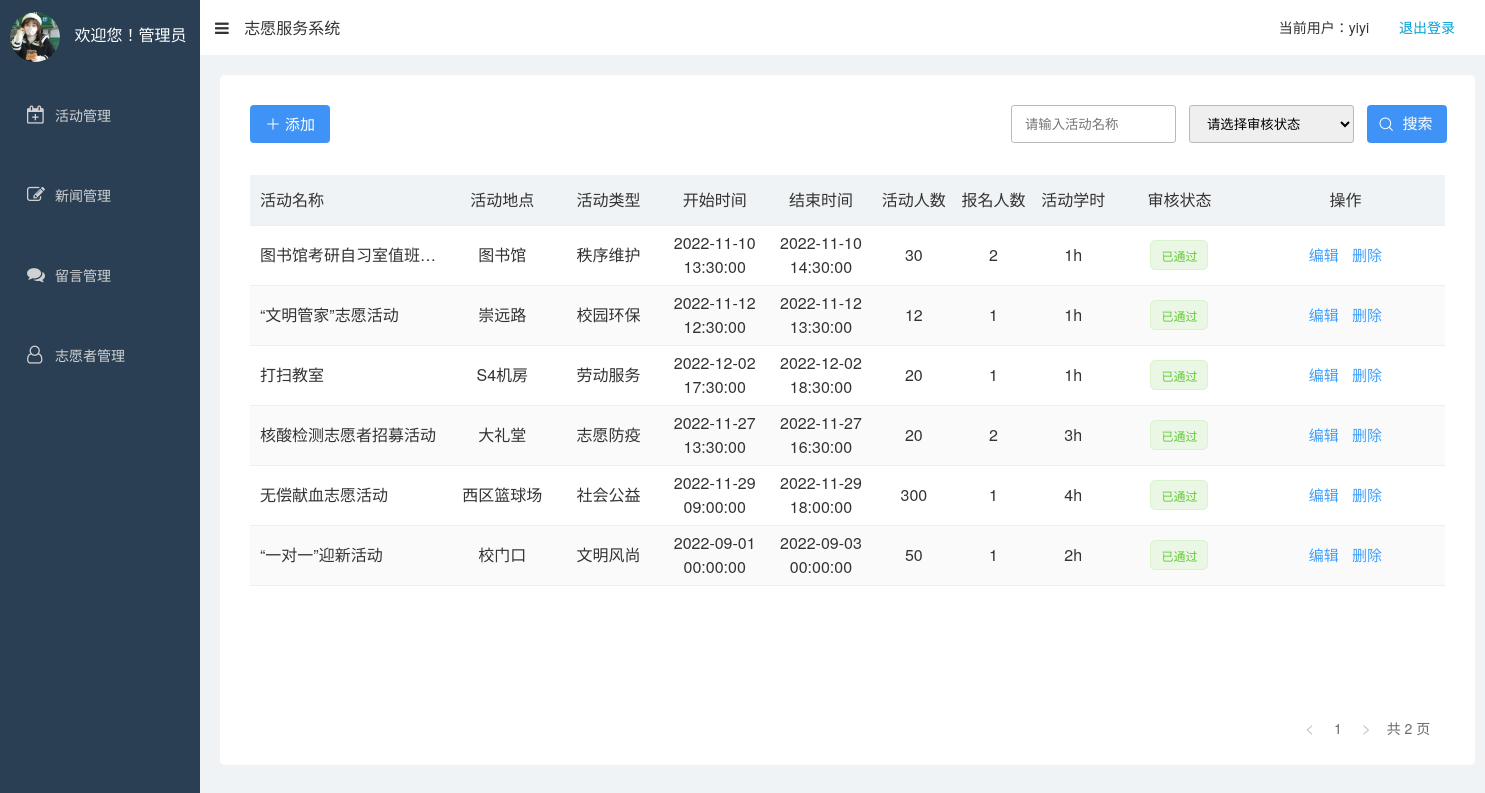
Screenshot of /admin/act/act.php (signed in) with the database file from the repository.
### tables this page shows
CREATE TABLE `act_info` (
  `act_id` int(10) UNSIGNED NOT NULL,
  `act_name` varchar(50) NOT NULL,
  `place` varchar(20) NOT NULL,
  `type` varchar(10) NOT NULL,
  `description` text NOT NULL,
  `begin_time` datetime NOT NULL,
  `end_time` datetime NOT NULL,
  `count` int(10) NOT NULL,
  `sign` int(10) DEFAULT '0',
  `reward` varchar(10) NOT NULL,
  `state` enum('待审核','已通过') NOT NULL DEFAULT '待审核'
);

### admin/public_function.php (called while the page is built, shortened)
<?php
global $link;
function query($sql)
{
    global $link;
    if ($result = mysqli_query($link, $sql)) {
        return $result;
    } else {
        echo 'sql语句执行失败<br>';
        echo '错误的sql语句' . $sql;
        printf("Error: %s\n", mysqli_error($link));
        die;
    }
}
function fetchAll($sql)
{
    $res = query($sql);
    $rows = array();
    while ($row = mysqli_fetch_assoc($res)) {
        $rows[] = $row;
    }
    return $rows;
}

### admin/act/act_html.php (the view, shortened to what this page needs)
<!DOCTYPE html>
<html lang="en">
<head>
    <link rel="stylesheet" type="text/css" href="../../css/base.css">
    <link rel="stylesheet" type="text/css" href="../../css/admin_common.css">
    <link rel="stylesheet" href="https://cdn.staticfile.org/font-awesome/4.7.0/css/font-awesome.css">
    <link rel="stylesheet" href="../../iconfont/iconfont.css">
</head>
<body>
    <div class="aside clearfix">
        <div class="welcom">
            <img src="../../images/yiyi.jpg" alt="">
            <span>欢迎您！管理员</span>
        </div>
        <div class="nav">
            <ul>
                <li>
                    <a href="./act.php">
                        <i class="fa fa-calendar-plus-o" aria-hidden="true"></i>
                        <span>活动管理</span>
                    </a>
                </li>
                <li>
                    <a href="../news/news.php">
                        <i class="fa fa-pencil-square-o" aria-hidden="true"></i>
                        <span>新闻管理</span>
                    </a>
                </li>
                <li>
                    <a href="../message/message.php">
                        <i class="fa fa-comments" aria-hidden="true"></i>
                        <span>留言管理</span>
                    </a>
                </li>
                <li>
                    <a href="../volunteer/volunteer.php">
                        <i class="fa fa-user-o" aria-hidden="true"></i>
                        <span>志愿者管理</span>
                    </a>
                </li>
            </ul>
        </div>
    </div>
    <div class="content">
        <div class="header clearfix">
            <i class="fa fa-bars" aria-hidden="true"></i>
            <a href="">志愿服务系统</a>
            <a href="../quitLogin.php" class="quit">退出登录</a>
            <span class="admin">当前用户：<em><?php echo $adminname ?></em> </span>
        </div>
        <div class="bag clearfix">
            <div class="main_bag">
                <div class="top">
                    <form action="./act.php" method="POST" onsubmit="return check(this)">
                        <a href="./act_add.php"><i class="iconfont icon-add"></i> 添加</a>
                        <input type=" text" class="search_name" name="keyword" placeholder="请输入活动名称">
                        <select id="color" class="search_state" name="state">
                            <option id="select_value" value="" selected disabled hidden>请选择审核状态</option>
                        </select>
                        <i class="iconfont icon-search"></i>
                        <input type="submit" class="search" name="submit" value="搜索">
                    </form>
                </div>
                <div class="act">
                    <table>
                        <thead>
                            <tr>
                                <th>活动名称</th>
                                <th>活动地点</th>
                                <th>活动类型</th>
                                <th>开始时间</th>
                                <th>结束时间</th>
                                <th>活动人数</th>
                                <th>报名人数</th>
                                <th>活动学时</th>
                                <th>审核状态</th>
                                <th>操作</th>
                            </tr>
                        </thead>
                        <colgroup>
                            <col width="15%">
                            <col width="8%" span="4">
                            <col width="6%" span="3">
                            <col width="10%">
                            <col width="15%">
                        </colgroup>
                        <tbody>
                            <?php if (!empty($act_info)) : ?>
                                <?php foreach ($act_info as $row) : ?>
                                    <tr>
                                        <td title="<?php echo $row['act_name'] ?>">
                                            <?php echo $row['act_name'] ?>
                                        </td>
                                        <td><?php echo $row['place'] ?></td>
                                        <td><?php echo $row['type'] ?></td>
                                        <td><?php echo $row['begin_time'] ?></td>
                                        <td><?php echo $row['end_time'] ?></td>
                                        <td><?php echo $row['count'] ?></td>
                                        <td><?php echo $row['sign'] ?></td>
                                        <td><?php echo $row['reward'] ?></td>
                                        <td>
                                            <div id="<?php echo $row['act_id'] ?>"><?php echo $row['state'] ?>
                                        </td>
                                        <?php if ($row['state'] == '待审核') : ?>
                                            <td>
                                                <a href="?state='已通过'&id=<?php echo $row['act_id'] ?>" class="check" onclick="return confirm('是否审核通过？')">审核 </a>&nbsp;
                                                <a href="./act_edit.php?id=<?php echo $row['act_id'] ?>" class="edit">编辑</a>&nbsp;&nbsp;
                                                <a href="./act_del.php?id=<?php echo $row['act_id'] ?>" class="del" onclick="return confirm('是否删除选定记录？')">删除</a>
                                            </td>
                                        <?php else : ?>
                                            <td>
                                                <a href="./act_edit.php?id=<?php echo $row['act_id'] ?>" class="edit">编辑</a>&nbsp;&nbsp;
                                                <a href="./act_del.php?id=<?php echo $row['act_id'] ?>" class="del" onclick="return confirm('是否删除选定记录？')">删除</a>
                                            </td>
                                        <?php endif ?>
                                    </tr>
                                <?php endforeach ?>
                            <?php else : ?>
                                <tr>
                                    <td colspan="6">暂无志愿活动</td>
                                </tr>
                            <?php endif ?>
                        </tbody>
                    </table>
                </div>
                <div class="page">
                    <?php echo $page_html ?>
                </div>
            </div>
        </div>
    </div>
</body>
</html>

### css/base.css (style rules this page uses)
body, h1, h2, h3, h4, h5, h6, p, ul, ol, li, dl, dt, dd, input { margin: 0; padding: 0; }
* { box-sizing: border-box; }
body { font: 16px/1.5 "Helvetica Neue", Helvetica, Arial, "Microsoft Yahei", "Hiragino Sans GB", "Heiti SC", "WenQuanYi Micro Hei", sans-serif; color: #333; }
ul, ol { list-style: none; }
em, i { font-style: normal; }
a { text-decoration: none; color: #333; }
img { vertical-align: middle; }
input { border: none; outline: none; color: #333; }
.clearfix::before, .clearfix::after { content: ""; display: table; }
.clearfix::after { clear: both; }

### css/admin_common.css (style rules this page uses)
body { overflow: hidden; }
.aside { float: left; width: 200px; height: 100vh; background-color: #2a3f54; color: #fff; }
.aside .welcom { width: 200px; height: 70px; margin-bottom: 10px; padding-left: 10px; line-height: 70px; }
.aside .welcom img { width: 50px; height: 50px; margin-right: 10px; border-radius: 50%; vertical-align: middle; }
.nav ul li a { position: relative; display: block; width: 200px; height: 70px; line-height: 70px; margin-bottom: 10px; padding-left: 30px; font-size: 14px; color: #d1d1d1; }
.nav li a span { display: inline-table; margin-left: 25px; }
.nav li a i { position: absolute; top: 26px; left: 27px; font-size: 18px; }
.content { margin-left: 200px; height: 100vh; }
.content .header { width: 100%; height: 55px; line-height: 55px; }
.header i { padding: 0 11px 0 15px; }
.header .admin { float: right; font-size: 14px; }
.header .quit { float: right; padding: 0 30px; font-size: 14px; color: #00a1d8; }
.content .bag { height: 100%; background-color: #eff3f6; }
.content .main_bag { width: 1255px; height: 690px; margin: 20px 20px 0px; background-color: #fff; border-radius: 5px; }

### admin/act/act_html.php (style rules this page uses)
.main_bag .top { position: relative; width: 1255px; height: 100px; }
.top a, .top .search { float: left; margin: 30px 668px 0px 30px; width: 80px; height: 38px; line-height: 38px; text-align: center; font-size: 15px; background-color: #3f93f6; color: #fff; border-radius: 4px; transition: .6s; }
.top .iconfont { font-size: 16px; }
.top .search_name, .top .search_state { float: left; margin-left: 13px; margin-top: 30px; padding-left: 13px; width: 165px; height: 38px; border: 1px solid #b8b9bf; border-radius: 3px; }
.top select { float: left; padding-right: 10px; }
.top .search { margin-right: 0px; margin-left: 13px; padding-left: 21px; cursor: pointer; }
.top .icon-search { position: absolute; top: 37px; right: 81px; color: #fff; }
.main_bag .act { margin-left: 30px; }
.act table { width: 1195px; }
.act table { table-layout: fixed; border-collapse: collapse; text-align: center; }
.act thead th { height: 50px; background-color: #eff3f6; font-weight: 400; border-bottom: 1px solid #eceff5; }
.act thead th:first-child { padding-left: 10px; text-align: left; }
.act tbody tr { height: 60px; }
.act tbody tr { border-bottom: 1px solid #ebeef4; }
.act tbody tr:nth-child(2n) { background-color: #fafafa; }
.act tbody td:nth-child(1) { padding-left: 10px; text-align: left; white-space: nowrap; overflow: hidden; text-overflow: ellipsis; }
.main_bag .page { float: right; margin-top: 30px; margin-right: 30px; }
.act .check, .edit, .del { color: #3e9ffc; font-size: 15px; }
.act .state_pass { margin: 0 auto; width: 58px; height: 30px; line-height: 30px; font-size: 12px; color: #63ca38; background-color: #ebf7e5; border: 1px solid #daf2ce; border-radius: 5px; }
.main_bag .page { position: absolute; bottom: 115px; right: 17px; color: #676a6e; font-size: 14px; }

### rows the page displays
act_info: act_name "图书馆考研自习室值班…", place "图书馆", type "秩序维护", begin_time "2022-11-10 13:30:00", end_time "2022-11-10 14:30:00", count "30", sign "2", reward "1h", state "已通过"
act_info: act_name "“文明管家”志愿活动", place "崇远路", type "校园环保", begin_time "2022-11-12 12:30:00", end_time "2022-11-12 13:30:00", count "12", sign "1", reward "1h", state "已通过"
act_info: act_name "打扫教室", place "S4机房", type "劳动服务", begin_time "2022-12-02 17:30:00", end_time "2022-12-02 18:30:00", count "20", sign "1", reward "1h", state "已通过"
act_info: act_name "核酸检测志愿者招募活动", place "大礼堂", type "志愿防疫", begin_time "2022-11-27 13:30:00", end_time "2022-11-27 16:30:00", count "20", sign "2", reward "3h", state "已通过"
act_info: act_name "无偿献血志愿活动", place "西区篮球场", type "社会公益", begin_time "2022-11-29 09:00:00", end_time "2022-11-29 18:00:00", count "300", sign "1", reward "4h", state "已通过"
act_info: act_name "“一对一”迎新活动", place "校门口", type "文明风尚", begin_time "2022-09-01 00:00:00", end_time "2022-09-03 00:00:00", count "50", sign "1", reward "2h", state "已通过"

### other values shown
$adminname "yiyi"
$page_html "1 共 2 页"
